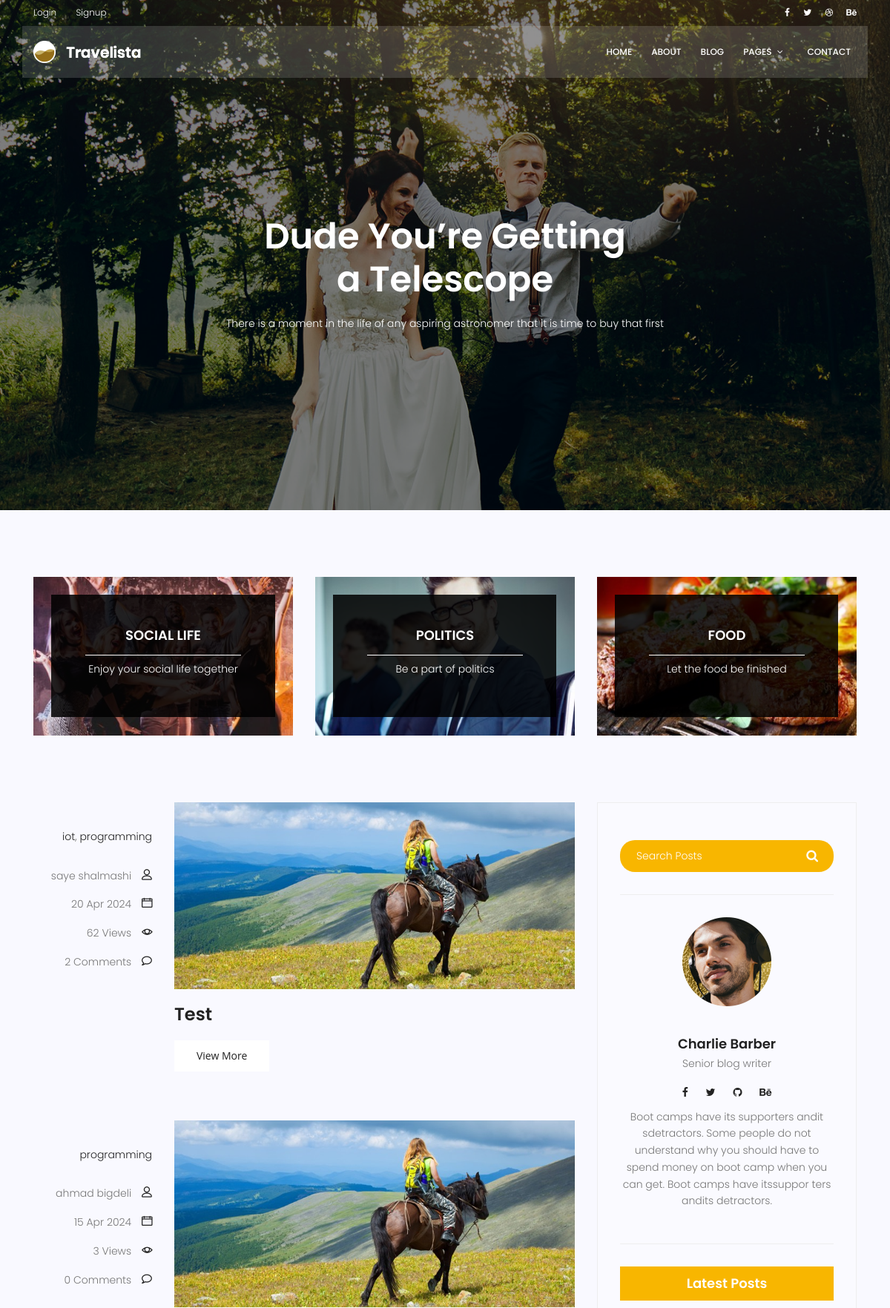
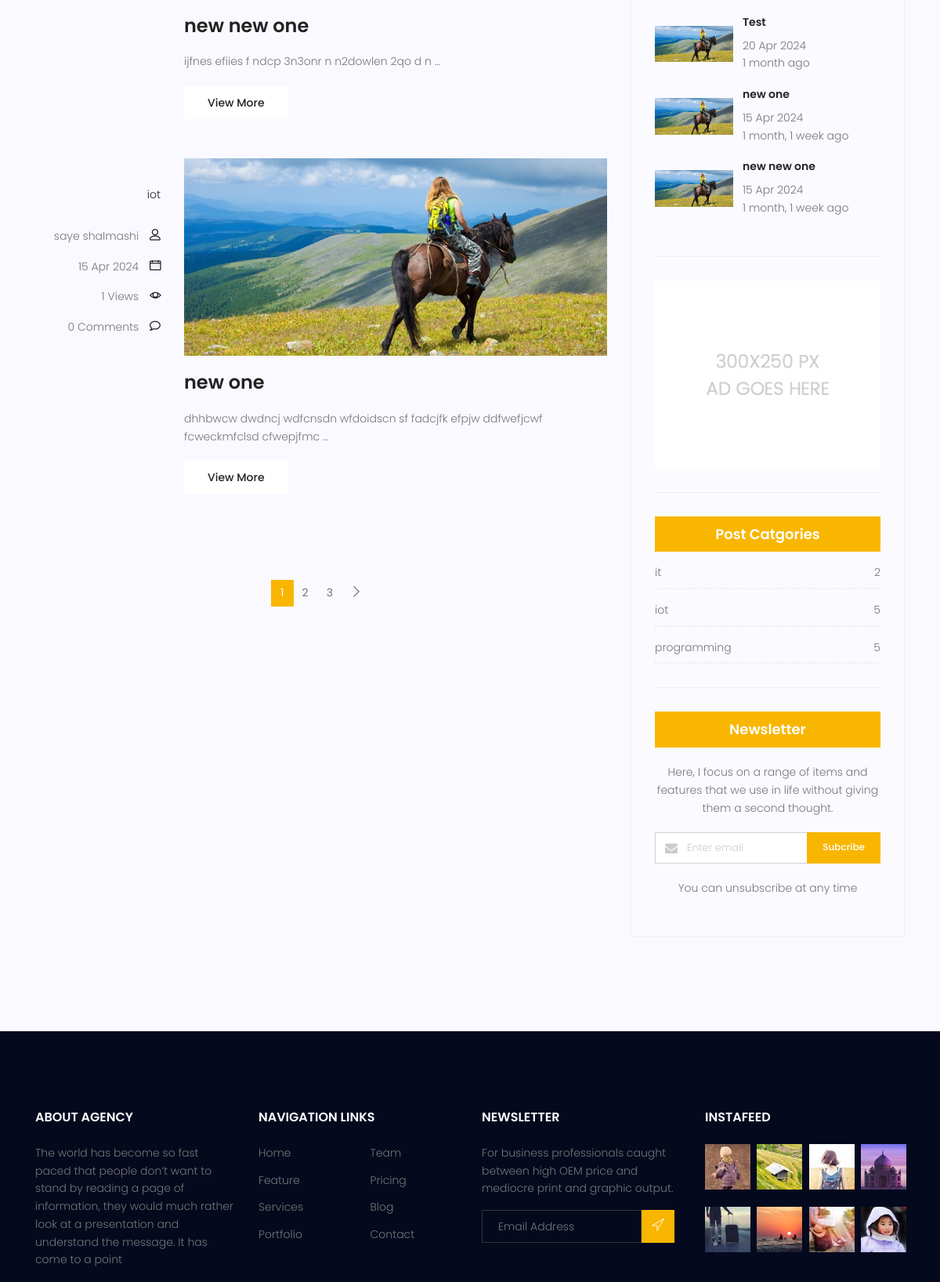
Screenshot of /blog/ (upper part) with the database file from the repository (2 pictures, top to bottom).
### blog/models.py (models this page shows, shortened)
class Category(models.Model):
  name=models.CharField(max_length=255)
  def __str__(self):
    return self.name

class Post(models.Model):
  title=models.CharField(max_length=255)
  content=models.TextField()
  author=models.ForeignKey(User,on_delete=models.SET_NULL,null=True)
  image=models.ImageField(upload_to='blog/',default='blog/default.jpg')
  category=models.ManyToManyField(Category)
  count_views=models.IntegerField(default=0)
  status=models.BooleanField(default=False)
  login_require=models.BooleanField(default=False)
  published_date=models.DateTimeField(null=True)
  creat_date=models.DateField(auto_now_add=True)
  update_date=models.DateField(auto_now=True)
  class Meta:
    ordering=['-creat_date']

### blog/views.py (the view)
# urls.py: path('',blog_view,name='index'),
def blog_view(request,**kwargs):
  current_time=timezone.now()
  posts=Post.objects.filter(status=1,published_date__lte=current_time).order_by('-id')
  if kwargs.get('cat_name')!=None:
    posts=posts.filter(status=1,category__name=kwargs['cat_name'])
  if kwargs.get('author_username')!=None:
    posts=posts.filter(status=1,author__username=kwargs['author_username'])
  posts=Paginator(posts,3)
  try:
    page_number=request.GET.get('page')
    posts=posts.get_page(page_number)
  except PageNotAnInteger:
    return render(request,'path-to-your-404-template.html')
  except EmptyPage:
    posts=posts.get_page(1)
  context={'posts':posts}
  return render(request,'blog/blog-home.html',context)

### blog/templatetags/blog-tags.py (called while the page is built)
@register.simple_tag(name='comments_count')
def function(pid):
  return Comment.objects.filter(post=pid,approved=True).count()

@register.inclusion_tag('blog/blog-popular-posts.html')
def latestposts(arg=3):
  current_time=timezone.now()
  posts=Post.objects.filter(status=1,published_date__lte=current_time).order_by('-published_date')[:arg]
  return {'posts':posts}

@register.inclusion_tag('blog/blog-post-category.html')
def postcategory():
  current_time=timezone.now()
  posts=Post.objects.filter(status=1,published_date__lte=current_time)
  categories=Category.objects.all()
  cat_dict={}
  for name in categories:
    cat_dict[name]=posts.filter(category=name).count()
  return {'categories':cat_dict}

### templates/blog/blog-home.html (shortened to what this page needs)
{% extends "base.html" %}
{%load static%}
{%load compress%}
{%load humanize%}
{% load blog-tags %}
{% block content %}
			<section class="banner-area relative blog-home-banner" id="home">
				<div class="overlay overlay-bg"></div>
				<div class="container">
					<div class="row d-flex align-items-center justify-content-center">
						<div class="about-content blog-header-content col-lg-12">
							<h1 class="text-white">
								Dude You’re Getting
								a Telescope
							</h1>
							<p class="text-white">
								There is a moment in the life of any aspiring astronomer that it is time to buy that first
							</p>
						</div>
					</div>
				</div>
			</section>
			<section class="top-category-widget-area pt-90 pb-90 ">
				<div class="container">
					<div class="row">
						<div class="col-lg-4">
							<div class="single-cat-widget">
								<div class="content relative">
									<div class="overlay overlay-bg"></div>
								    <a href="#" target="_blank">
								      <div class="thumb">
								  		 <img class="content-image img-fluid d-block mx-auto" src="{%static 'img/blog/cat-widget1.jpg'%}" alt="">
								  	  </div>
								      <div class="content-details">
								        <h4 class="content-title mx-auto text-uppercase">Social life</h4>
								        <span></span>
								        <p>Enjoy your social life together</p>
								      </div>
								    </a>
								</div>
							</div>
						</div>
						<div class="col-lg-4">
							<div class="single-cat-widget">
								<div class="content relative">
									<div class="overlay overlay-bg"></div>
								    <a href="#" target="_blank">
								      <div class="thumb">
								  		 <img class="content-image img-fluid d-block mx-auto" src="{%static 'img/blog/cat-widget2.jpg'%}" alt="">
								  	  </div>
								      <div class="content-details">
								        <h4 class="content-title mx-auto text-uppercase">Politics</h4>
								        <span></span>
								        <p>Be a part of politics</p>
								      </div>
								    </a>
								</div>
							</div>
						</div>
						<div class="col-lg-4">
							<div class="single-cat-widget">
								<div class="content relative">
									<div class="overlay overlay-bg"></div>
								    <a href="#" target="_blank">
								      <div class="thumb">
								  		 <img class="content-image img-fluid d-block mx-auto" src="{%static 'img/blog/cat-widget3.jpg'%}" alt="">
								  	  </div>
								      <div class="content-details">
								        <h4 class="content-title mx-auto text-uppercase">Food</h4>
								        <span></span>
								        <p>Let the food be finished</p>
								      </div>
								    </a>
								</div>
							</div>
						</div>
					</div>
				</div>
			</section>
			<section class="post-content-area">
				<div class="container">
					<div class="row">
						<div class="col-lg-8 posts-list">
							{% for post in posts%}
							<div class="single-post row">
								<div class="col-lg-3  col-md-3 meta-details">
									<ul class="tags">
										{% for cat in post.category.all %}
										<li><a href="{% url 'blog:category' cat_name=cat.name %}">{{cat.name}}</a></li>{% if not forloop.last %},{% endif %}
										{% endfor %}
									</ul>
									<div class="user-details row">
										<p class="user-name col-lg-12 col-md-12 col-6"><a href="{% url 'blog:author' author_username=post.author.username %}">{{post.author.get_full_name}}</a> <span class="lnr lnr-user"></span></p>
										<p class="date col-lg-12 col-md-12 col-6"><a href="#">{{post.published_date|date:"d M Y "}}</a> <span class="lnr lnr-calendar-full"></span></p>
										<p class="view col-lg-12 col-md-12 col-6"><a href="#">{{post.count_views}} Views</a> <span class="lnr lnr-eye"></span></p>
										<p class="comments col-lg-12 col-md-12 col-6"><a href="{%url 'blog:single' pid=post.id %}">{%comments_count post.id %} Comments</a> <span class="lnr lnr-bubble"></span></p>
									</div>
								</div>
								<div class="col-lg-9 col-md-9 ">
									<div class="feature-img">
										<img class="img-fluid" src="{{post.image.url}}" alt="">
									</div>
									<a class="posts-title" href="{%url 'blog:single' pid=post.id %}"><h3>{{post.title}}</h3></a>
									<p class="excert">
										{{post.content|safe|truncatewords:10}}
									</p>
									<a href="{%url 'blog:single' pid=post.id %}" class="primary-btn">View More</a>
								</div>
						  </div>
							{% endfor %}
		                    <nav class="blog-pagination justify-content-center d-flex">
		                        <ul class="pagination">
																{% for i in posts.paginator.page_range %}
																{% if posts.number == i%}
		                              <li class="page-item active"><a href="?page={{i}}" class="page-link">{{i}}</a></li>
																{% else %}
																  <li class="page-item"><a href="?page={{i}}" class="page-link">{{i}}</a></li>
																{%endif%}
		                            {%endfor%}
																{% if posts.has_next %}
		                            <li class="page-item">
		                                <a href="?page={{ posts.next_page_number }}" class="page-link" aria-label="Next">
		                                    <span aria-hidden="true">
		                                        <span class="lnr lnr-chevron-right"></span>
		                                    </span>
		                                </a>
		                            </li>
																{%endif%}
		                        </ul>
		                    </nav>
						</div>
						<div class="col-lg-4 sidebar-widgets">
							<div class="widget-wrap">
								{%include 'blog/blog-search.html'%}
								{%include 'blog/blog-writer.html'%}
								{% latestposts %}
								{%include 'blog/blog-ads.html'%}
								{% postcategory %}
								{%include 'blog/blog-newsletter.html'%}
							</div>
						</div>
					</div>
				</div>
			</section>
{%endblock%}

### templates/blog/blog-popular-posts.html
{%load humanize%}
{%load static%}
{%load compress%}
<div class="single-sidebar-widget popular-post-widget">
  <h4 class="popular-title">Latest Posts</h4>
  <div class="popular-post-list">
    {% for post in posts%}
    <div class="single-post-list d-flex flex-row align-items-center">
      <div class="thumb">
        <img class="img-fluid" src="{{post.image.url}}" alt="">
      </div>
      <div class="details">
        <a href="{% url 'blog:single' pid=post.id %}"><h6>{{post.title}}</h6></a>
        <p>{{post.published_date|date:"d M Y"}}</p>
        <p>{{post.published_date|naturaltime}}</p>
      </div>
    </div>
    {%endfor%}
  </div>
</div>

### templates/blog/blog-post-category.html
{%load static%}
{%load compress%}
<div class="single-sidebar-widget post-category-widget">
  <h4 class="category-title">Post Catgories</h4>
  <ul class="cat-list">
    {% for name,count in categories.items %}
    <li>
      <a href="{% url 'blog:category' cat_name=name %}" class="d-flex justify-content-between">
        <p>{{name}}</p>
        <p>{{count}}</p>
      </a>
    </li>
    {%endfor%}
  </ul>
</div>

### rows the page displays
Post: author.get_full_name "saye shalmashi", published_date "20 Apr 2024", count_views "62", id "2", image (placeholder picture), title "Test", published_date "1 month ago"
Category: name "iot", count "5"
Category: name "programming", count "5"
Post: author.get_full_name "ahmad bigdeli", published_date "15 Apr 2024", count_views "3", id "0", image (placeholder picture), title "new new one", content "ijfnes efiies f ndcp 3n3onr n n2dowlen 2qo d n …", published_date "1 month, 1 week ago"
Post: author.get_full_name "saye shalmashi", published_date "15 Apr 2024", count_views "1", id "0", image (placeholder picture), title "new one", content "dhhbwcw dwdncj wdfcnsdn wfdoidscn sf fadcjfk efpjw ddfwefjcwf fcweckmfclsd cfwepjfmc …", published_date "1 month, 1 week ago"
Category: name "it", count "2"

### other values shown
{{ i }} "1"
{{ i }} "2" "3"
